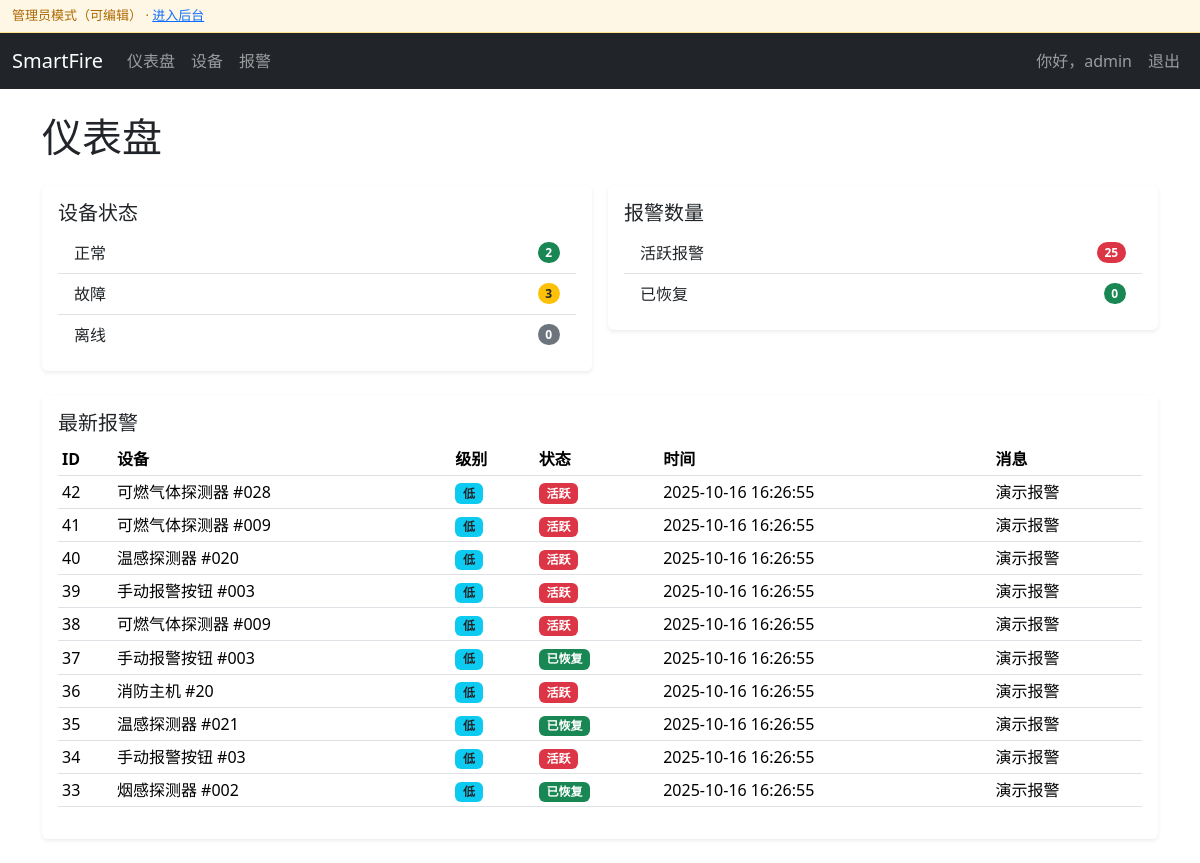
The page /stats/dashboard/ (signed in) on the database as committed earlier.
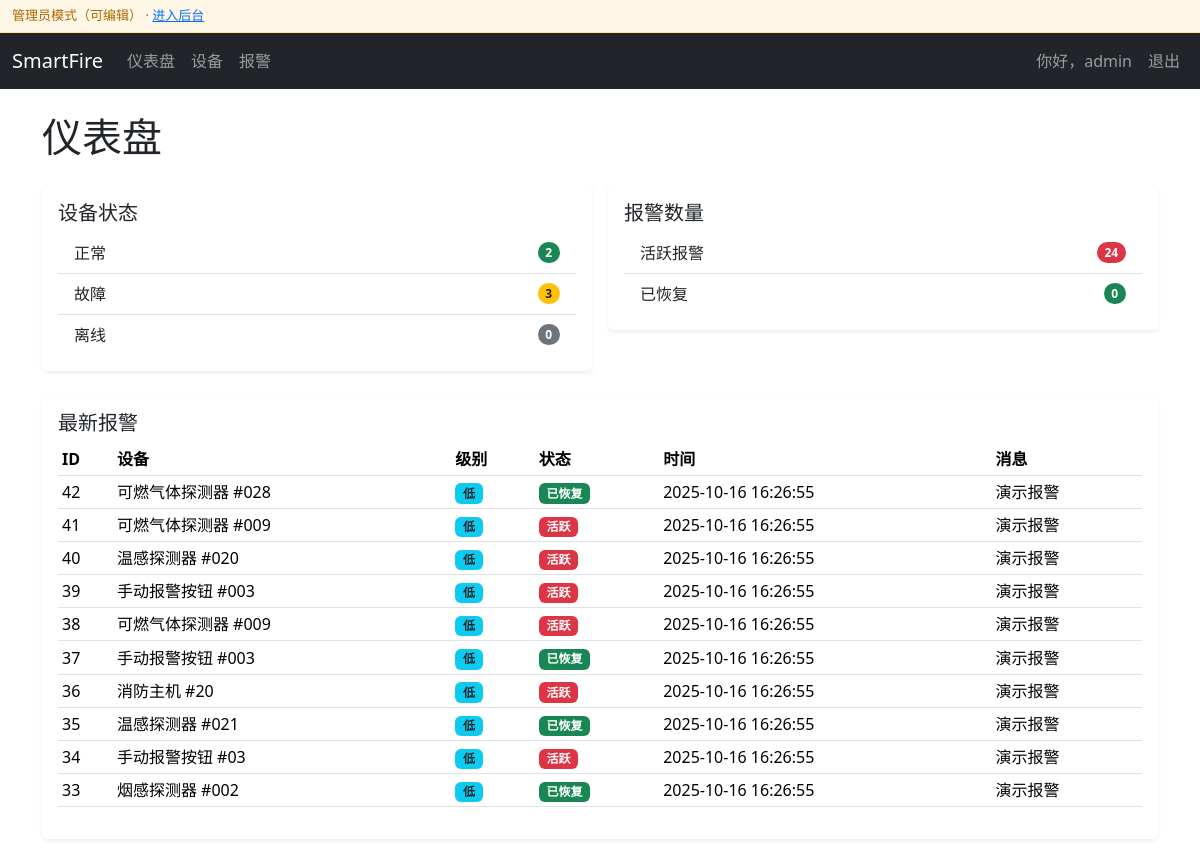
The same page on the database as committed later.
### alarms/models.py (models this page shows, shortened)
class Alarm(models.Model):
    LEVEL_CHOICES=(('low','低'),('medium','中'),('high','高'))
    STATUS_CHOICES=(('active','激活'),('acked','已确认'),('resolved','已解除'))
    device=models.ForeignKey(Device,on_delete=models.CASCADE)
    level=models.CharField(max_length=10,choices=LEVEL_CHOICES,default='low')
    message=models.CharField(max_length=255)
    status=models.CharField(max_length=10,choices=STATUS_CHOICES,default='active')
    created_at=models.DateTimeField(auto_now_add=True)
    updated_at=models.DateTimeField(auto_now=True)
    cleared_at=models.DateTimeField(null=True,blank=True)
    created_by=models.ForeignKey(settings.AUTH_USER_MODEL,null=True,blank=True,on_delete=models.SET_NULL)
    class Meta: ordering=['-created_at']

### devices/models.py (models this page shows, shortened)
class Device(models.Model):
    STATUS_CHOICES = (('normal','正常'),('fault','故障'),('offline','离线'))
    name = models.CharField(max_length=100, unique=True)
    device_type = models.CharField(max_length=50)
    location = models.CharField(max_length=200)
    status = models.CharField(max_length=10, choices=STATUS_CHOICES, default='normal')
    installed_at = models.DateField(null=True, blank=True)
    notes = models.TextField(blank=True)
    class Meta: ordering = ['name']

### stats/views.py (the view)
# urls.py: path('', RedirectView.as_view(url='/stats/dashboard/', permanent=False)),
@login_required
def dashboard(request):
    device_counts={'normal':Device.objects.filter(status='normal').count(),
                   'fault':Device.objects.filter(status='fault').count(),
                   'offline':Device.objects.filter(status='offline').count()}
    alarm_counts={'active':Alarm.objects.filter(status='active').count(),
                  'acked':Alarm.objects.filter(status='acked').count(),
                  'resolved':Alarm.objects.filter(status='resolved').count()}
    latest_alarms=Alarm.objects.select_related('device')[:10]
    return render(request,'stats/dashboard.html',{'device_counts':device_counts,'alarm_counts':alarm_counts,'latest_alarms':latest_alarms})

### templates/stats/dashboard.html (shortened to what this page needs)
{% extends "base.html" %}
{% block content %}
<h1 class="mb-4">仪表盘</h1>
<div class="row g-3">
  <div class="col-md-6">
    <div class="card border-0 shadow-sm">
      <div class="card-body">
        <h5 class="card-title">设备状态</h5>
        <ul class="list-group list-group-flush">
          <li class="list-group-item d-flex justify-content-between align-items-center">
            正常 <span class="badge bg-success rounded-pill">{{ device_counts.normal|default:0 }}</span>
          </li>
          <li class="list-group-item d-flex justify-content-between align-items-center">
            故障 <span class="badge bg-warning text-dark rounded-pill">{{ device_counts.fault|default:0 }}</span>
          </li>
          <li class="list-group-item d-flex justify-content-between align-items-center">
            离线 <span class="badge bg-secondary rounded-pill">{{ device_counts.offline|default:0 }}</span>
          </li>
        </ul>
      </div>
    </div>
  </div>
  <div class="col-md-6">
    <div class="card border-0 shadow-sm">
      <div class="card-body">
        <h5 class="card-title">报警数量</h5>
        <ul class="list-group list-group-flush">
          <li class="list-group-item d-flex justify-content-between align-items-center">
            活跃报警 <span class="badge bg-danger rounded-pill">{{ alarm_counts.active|default:0 }}</span>
          </li>
          <li class="list-group-item d-flex justify-content-between align-items-center">
            已恢复 <span class="badge bg-success rounded-pill">{{ alarm_counts.cleared|default:0 }}</span>
          </li>
        </ul>
      </div>
    </div>
  </div>
</div>
<div class="card border-0 shadow-sm mt-4">
  <div class="card-body">
    <h5 class="card-title">最新报警</h5>
    {% if latest_alarms %}
      <div class="table-responsive">
        <table class="table table-sm align-middle">
          <thead>
            <tr>
              <th>ID</th>
              <th>设备</th>
              <th>级别</th>
              <th>状态</th>
              <th>时间</th>
              <th>消息</th>
            </tr>
          </thead>
          <tbody>
          {% for a in latest_alarms %}
            <tr>
              <td>{{ a.id }}</td>
              <td>{{ a.device.name }}</td>
              <td>
                {% if a.level == 'high' %}
                  <span class="badge bg-danger">高</span>
                {% elif a.level == 'medium' %}
                  <span class="badge bg-warning text-dark">中</span>
                {% else %}
                  <span class="badge bg-info text-dark">低</span>
                {% endif %}
              </td>
              <td>
                {% if a.status == 'active' %}
                  <span class="badge bg-danger">活跃</span>
                {% else %}
                  <span class="badge bg-success">已恢复</span>
                {% endif %}
              </td>
              <td>{{ a.created_at|date:"Y-m-d H:i:s" }}</td>
              <td class="text-truncate" style="max-width: 320px;">{{ a.message }}</td>
            </tr>
          {% endfor %}
          </tbody>
        </table>
      </div>
    {% else %}
      <p class="text-muted mb-0">暂无报警数据。</p>
    {% endif %}
  </div>
</div>
{% endblock %}

Rows that differ between the two databases and show on the page:
changed Alarm "可燃气体探测器 #028": status "活跃" → "已恢复"
Other text that changed with them:
{{ alarm_counts.active|default:0 }}: "25" → "24"
